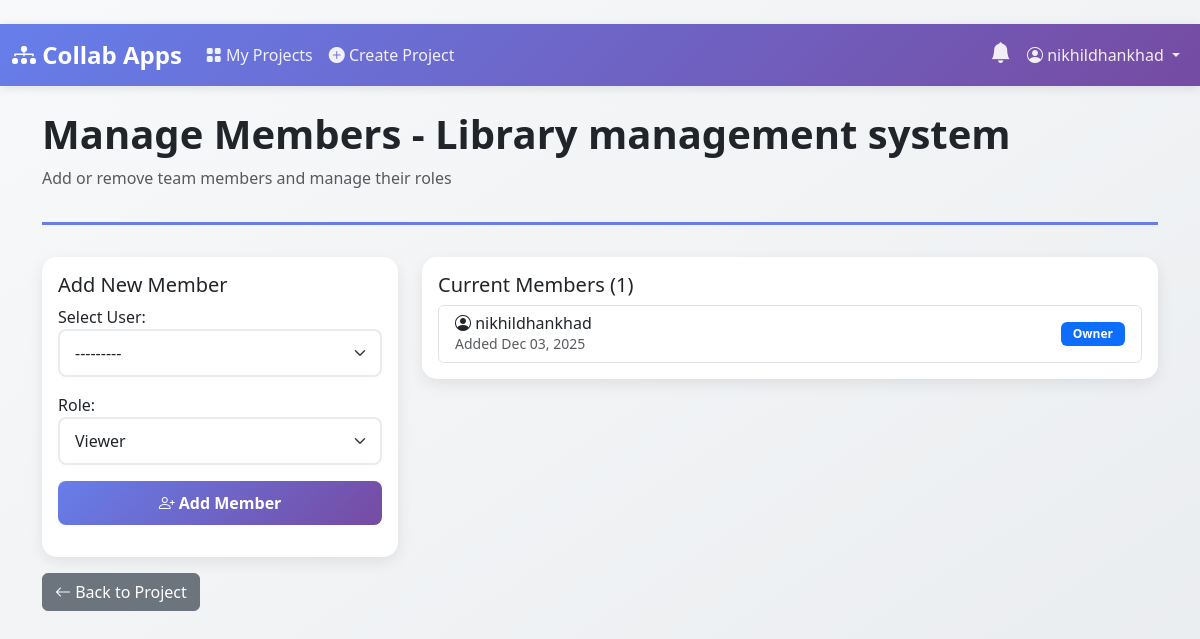
/projects/1/members/ (signed in), run on an earlier commit of the app's database.
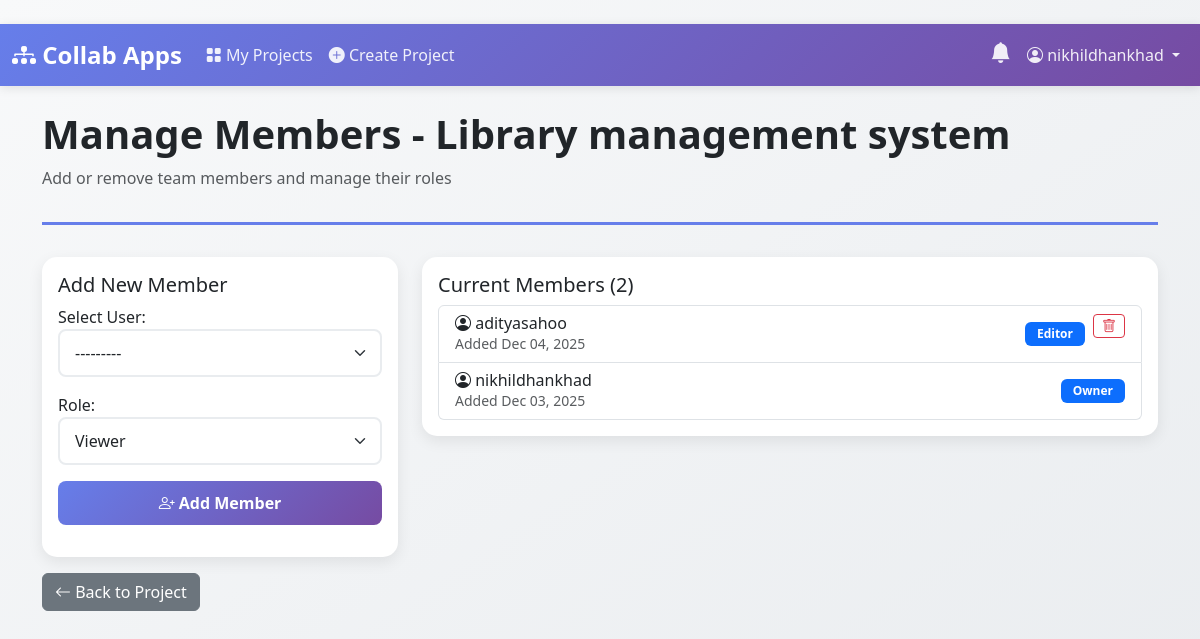
And on a later commit of the database.
### projects/models.py (models this page shows, shortened)
class ProjectMembership(models.Model):
    ROLE_CHOICES = [
        ('owner', 'Owner'),
        ('editor', 'Editor'),
        ('viewer', 'Viewer'),
    ]
    project = models.ForeignKey(Project, on_delete=models.CASCADE, related_name='memberships')
    user = models.ForeignKey(User, on_delete=models.CASCADE, related_name='project_memberships')
    role = models.CharField(max_length=20, choices=ROLE_CHOICES)
    added_at = models.DateTimeField(auto_now_add=True)
    class Meta:
        unique_together = ['project', 'user']
        ordering = ['-added_at']

### projects/views.py (the view)
# urls.py: path('<int:pk>/members/', views.manage_members, name='manage_members'),
@login_required
def manage_members(request, pk):
    project = get_object_or_404(Project, pk=pk)
    if not is_project_owner(request.user, project):
        messages.error(request, 'Only the project owner can manage members.')
        return redirect('project_detail', pk=pk)
    if request.method == 'POST':
        form = AddMemberForm(request.POST, project=project)
        if form.is_valid():
            user = form.cleaned_data['user']
            role = form.cleaned_data['role']
            ProjectMembership.objects.create(
                project=project,
                user=user,
                role=role
            )
            messages.success(request, f'{user.username} added to project as {role}.')
            return redirect('manage_members', pk=pk)
    else:
        form = AddMemberForm(project=project)
    memberships = project.memberships.select_related('user').all()
    return render(request, 'projects/manage_members.html', {
        'project': project,
        'form': form,
        'memberships': memberships
    })

### projects/forms.py
class AddMemberForm(forms.Form):
    user = forms.ModelChoiceField(
        queryset=User.objects.all(),
        widget=forms.Select(attrs={
            'class': 'form-select'
        }),
        label='Select User'
    )
    role = forms.ChoiceField(
        choices=ProjectMembership.ROLE_CHOICES[1:],  # Exclude 'owner'
        widget=forms.Select(attrs={
            'class': 'form-select'
        }),
        initial='viewer'
    )
    def __init__(self, *args, project=None, **kwargs):
        super().__init__(*args, **kwargs)
        if project:
            existing_member_ids = project.members.values_list('id', flat=True)
            self.fields['user'].queryset = User.objects.exclude(id__in=existing_member_ids)

### projects/permissions.py (called while the page is built)
def is_project_owner(user, project):
    return project.owner == user

### templates/projects/manage_members.html (shortened to what this page needs)
{% extends 'base.html' %}
{% block content %}
<div class="page-header">
    <h1 class="display-6 fw-bold">Manage Members - {{ project.name }}</h1>
    <p class="text-muted">Add or remove team members and manage their roles</p>
</div>
<div class="row">
    <div class="col-md-4">
        <div class="card">
            <div class="card-body">
                <h5 class="card-title">Add New Member</h5>
                <form method="post">
                    {{ form.as_p }}
                    <button type="submit" class="btn btn-primary w-100">
                        <i class="bi bi-person-plus"></i> Add Member
                    </button>
                </form>
            </div>
        </div>
    </div>
    <div class="col-md-8">
        <div class="card">
            <div class="card-body">
                <h5 class="card-title">Current Members ({{ memberships.count }})</h5>
                <div class="list-group">
                    {% for membership in memberships %}
                    <div class="list-group-item">
                        <div class="d-flex justify-content-between align-items-center">
                            <div>
                                <h6 class="mb-0">
                                    <i class="bi bi-person-circle"></i> {{ membership.user.username }}
                                </h6>
                                <small class="text-muted">Added {{ membership.added_at|date:"M d, Y" }}</small>
                            </div>
                            <div class="d-flex gap-2 align-items-center">
                                <span class="badge bg-primary">{{ membership.get_role_display }}</span>
                                {% if membership.user != project.owner %}
                                <form method="post" action="{% url 'remove_member' project.pk membership.user.pk %}"
                                    class="d-inline">
                                    <button type="submit" class="btn btn-sm btn-outline-danger"
                                        onclick="return confirm('Remove this member?')">
                                        <i class="bi bi-trash"></i>
                                    </button>
                                </form>
                                {% endif %}
                            </div>
                        </div>
                    </div>
                    {% endfor %}
                </div>
            </div>
        </div>
    </div>
</div>
<div class="mt-3">
    <a href="{% url 'project_detail' project.pk %}" class="btn btn-secondary">
        <i class="bi bi-arrow-left"></i> Back to Project
    </a>
</div>
{% endblock %}

What changed in the data, as far as the page shows it:
added ProjectMembership: user.username "adityasahoo", added_at "Dec 04, 2025", role "Editor"
Also different on the page:
{{ memberships.count }}: "1" → "2"
